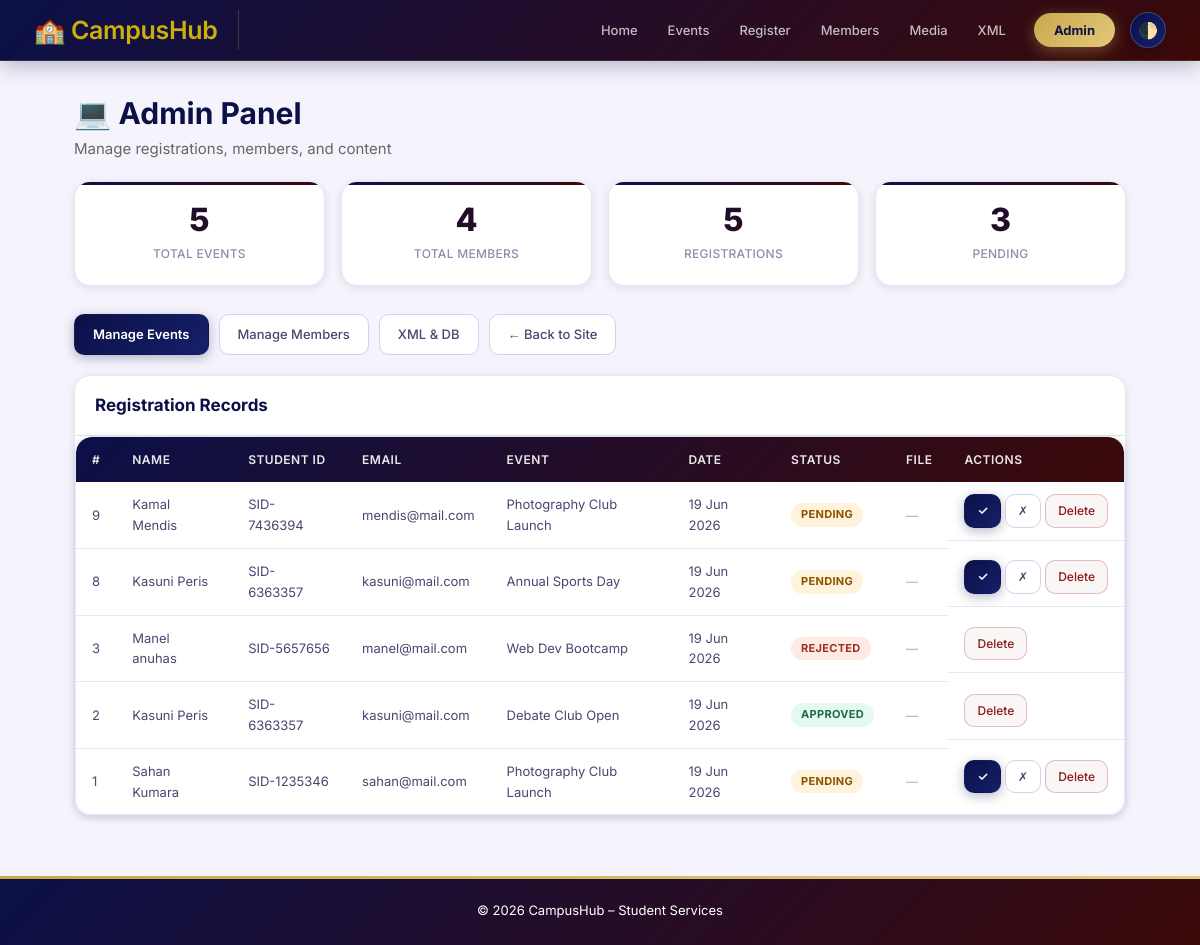
The app's page /admin/index.php with its own data.
### tables this page shows
CREATE TABLE `registrations` (
  `id` int NOT NULL AUTO_INCREMENT,
  `fname` varchar(80) NOT NULL,
  `lname` varchar(80) NOT NULL,
  `email` varchar(100) NOT NULL,
  `student_id` varchar(20) NOT NULL,
  `event_id` int NOT NULL,
  `notes` text,
  `file_name` varchar(200) DEFAULT NULL,
  `status` enum('Pending','Approved','Rejected') DEFAULT 'Pending',
  `registered_at` timestamp NULL DEFAULT CURRENT_TIMESTAMP,
  PRIMARY KEY (`id`),
  KEY `event_id` (`event_id`),
  CONSTRAINT `registrations_ibfk_1` FOREIGN KEY (`event_id`) REFERENCES `events` (`id`) ON DELETE CASCADE
);

CREATE TABLE `events` (
  `id` int NOT NULL AUTO_INCREMENT,
  `title` varchar(150) NOT NULL,
  `type` varchar(50) NOT NULL,
  `description` text,
  `event_date` date NOT NULL,
  `location` varchar(150) DEFAULT NULL,
  `total_slots` int DEFAULT '50',
  `registered` int DEFAULT '0',
  `created_at` timestamp NULL DEFAULT CURRENT_TIMESTAMP,
  PRIMARY KEY (`id`)
);

### admin/index.php (the view, shortened to what this page needs)
<?php
require_once '../includes/database.php';
require_once '../includes/header.php';
$pdo = $pdo ?? getConnection();
$totalEvents  = $pdo->query("SELECT COUNT(*) FROM events")->fetchColumn();
$totalMembers = $pdo->query("SELECT COUNT(*) FROM members")->fetchColumn();
$totalRegs    = $pdo->query("SELECT COUNT(*) FROM registrations")->fetchColumn();
$pendingRegs  = $pdo->query("SELECT COUNT(*) FROM registrations WHERE status='Pending'")->fetchColumn();
$regs = $pdo->query("
    SELECT r.*, e.title AS event_title
    FROM registrations r
    JOIN events e ON r.event_id = e.id
    ORDER BY r.registered_at DESC
")->fetchAll();
?>
<h1>&#128187; Admin Panel</h1>
<p style="color:#666;margin-bottom:20px">Manage registrations, members, and content</p>
<div class="metrics-grid">
    <div class="metric-card">
        <div class="val"><?php echo $totalEvents; ?></div>
        <div class="lbl">Total Events</div>
    </div>
    <div class="metric-card">
        <div class="val"><?php echo $totalMembers; ?></div>
        <div class="lbl">Total Members</div>
    </div>
    <div class="metric-card">
        <div class="val"><?php echo $totalRegs; ?></div>
        <div class="lbl">Registrations</div>
    </div>
    <div class="metric-card">
        <div class="val"><?php echo $pendingRegs; ?></div>
        <div class="lbl">Pending</div>
    </div>
</div>
<div style="display:flex;gap:10px;margin-bottom:20px;flex-wrap:wrap">
    <a href="manage_events.php" class="btn btn-primary">Manage Events</a>
    <a href="../members.php" class="btn">Manage Members</a>
    <a href="../xml_view.php" class="btn">XML &amp; DB</a>
    <a href="../index.php" class="btn">&larr; Back to Site</a>
</div>
<div class="card" style="padding:0">
    <div style="padding:16px 20px;border-bottom:1px solid #dde8e3">
        <h2 style="margin:0">Registration Records</h2>
    </div>
    <div class="table-wrap">
        <table>
            <thead>
                <tr>
                    <th>#</th>
                    <th>Name</th>
                    <th>Student ID</th>
                    <th>Email</th>
                    <th>Event</th>
                    <th>Date</th>
                    <th>Status</th>
                    <th>File</th>
                    <th>Actions</th>
                </tr>
            </thead>
            <tbody>
                <?php if ($regs): ?>
                    <?php foreach ($regs as $r):
                        $tagClass = match ($r['status']) {
                            'Approved' => 'tag-green',
                            'Rejected' => 'tag-coral',
                            default    => 'tag-amber'
                        };
                    ?>
                        <tr>
                            <td><?php echo $r['id']; ?></td>
                            <td><?php echo htmlspecialchars($r['fname'] . ' ' . $r['lname']); ?></td>
                            <td><?php echo htmlspecialchars($r['student_id']); ?></td>
                            <td><?php echo htmlspecialchars($r['email']); ?></td>
                            <td><?php echo htmlspecialchars($r['event_title']); ?></td>
                            <td><?php echo date('d M Y', strtotime($r['registered_at'])); ?></td>
                            <td><span class="tag <?php echo $tagClass; ?>"><?php echo $r['status']; ?></span></td>
                            <td>
                                <?php if ($r['file_name']): ?>
                                    <a href="../uploads/<?php echo htmlspecialchars($r['file_name']); ?>" target="_blank" class="btn btn-sm">View</a>
                                <?php else: ?>
                                    <span style="color:#aaa;font-size:12px">—</span>
                                <?php endif; ?>
                            </td>
                            <td style="display:flex;gap:4px">
                                <?php if ($r['status'] === 'Pending'): ?>
                                    <a href="?approve=<?php echo $r['id']; ?>" class="btn btn-sm btn-primary">&#10003;</a>
                                    <a href="?reject=<?php echo $r['id']; ?>" class="btn btn-sm">&#10007;</a>
                                <?php endif; ?>
                                <a href="?delete_reg=<?php echo $r['id']; ?>" class="btn btn-sm btn-danger"
                                    onclick="return confirm('Delete this registration?')">Delete</a>
                            </td>
                        </tr>
                    <?php endforeach; ?>
                <?php else: ?>
                    <tr>
                        <td colspan="9" style="text-align:center;color:#888;padding:24px">No registrations yet.</td>
                    </tr>
                <?php endif; ?>
            </tbody>
        </table>
    </div>
</div>
<?php require_once '../includes/footer.php'; ?>

### records on screen
registrations: id "9", fname+lname "Kamal Mendis", student "SID-7436394", email "mendis@mail.com", event.title "Photography Club Launch", registered_at "19 Jun 2026", status "PENDING"
registrations: id "8", fname+lname "Kasuni Peris", student "SID-6363357", email "kasuni@mail.com", event.title "Annual Sports Day", registered_at "19 Jun 2026", status "PENDING"
registrations: id "3", fname+lname "Manel anuhas", student "SID-5657656", email "manel@mail.com", event.title "Web Dev Bootcamp", registered_at "19 Jun 2026", status "REJECTED"
registrations: id "2", fname+lname "Kasuni Peris", student "SID-6363357", email "kasuni@mail.com", event.title "Debate Club Open", registered_at "19 Jun 2026", status "APPROVED"
registrations: id "1", fname+lname "Sahan Kumara", student "SID-1235346", email "sahan@mail.com", event.title "Photography Club Launch", registered_at "19 Jun 2026", status "PENDING"

### other values on screen
$totalEvents "5"
$totalMembers "4"
$totalRegs "5"
$pendingRegs "3"
